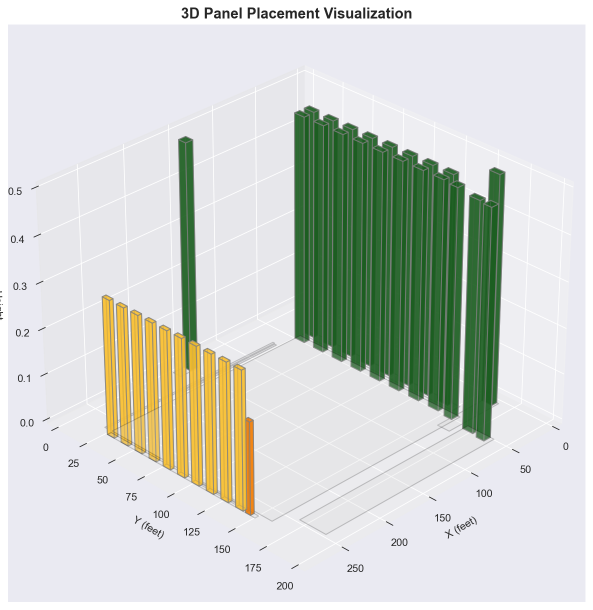
#> input picture data/output/Luna_3d.png, 1186 x 1219 px (shown at 1/2 size); its folder holds only this picture in this run
$ python main_cassette.py data/output/Luna_3d.png
#> lines starting #> are read from the running program, lines starting #| are printed output that depends on the picture; after the words box and inside, x2 and y2 are one past the last pixel; in counts of white or black regions, pixels touching at a corner belong together
### perimeter_tracer.py
"""
Perimeter Tracer System
========================
Main system for sequential perimeter tracing of floor plans.
"""

import cv2
import numpy as np
from pathlib import Path
from typing import Dict, Optional, Tuple, List
import logging
import json
import math

# Import all modules
from corner_detector import CornerDetector
from dimension_sequence_extractor import DimensionSequenceExtractor
from direction_tracker import DirectionTracker
from polygon_builder import PolygonBuilder
from closure_validator import ClosureValidator
from error_corrector import ErrorCorrector, CorrectionMethod
from area_calculator import AreaCalculator

logger = logging.getLogger(__name__)


class PerimeterTracer:
    """Main system for floor plan perimeter tracing."""

    def __init__(self):
        """Initialize perimeter tracer with all components."""
        self.corner_detector = CornerDetector()
        self.dimension_extractor = DimensionSequenceExtractor()
        self.direction_tracker = DirectionTracker()
        self.polygon_builder = PolygonBuilder()
        self.closure_validator = ClosureValidator()
        self.error_corrector = ErrorCorrector(CorrectionMethod.BOWDITCH)
        self.area_calculator = AreaCalculator()

        self.image = None
        self.results = {}

    def trace_perimeter(self, image_path: str) -> Dict:
        """
        Complete perimeter tracing pipeline.

        Args:
            image_path: Path to floor plan image

        Returns:
            Dictionary with complete tracing results
        """
        logger.info(f"Starting perimeter tracing for: {image_path}")

        try:
            # Phase 1: Initialization
            phase1 = self._phase1_initialization(image_path)
            if not phase1['success']:
                return {'success': False, 'error': 'Initialization failed', 'phase': 1}

            # Phase 2: Starting Point
            phase2 = self._phase2_starting_point()
            if not phase2['success']:
                return {'success': False, 'error': 'Starting point detection failed', 'phase': 2}

            # Phase 3: Sequential Extraction
            phase3 = self._phase3_sequential_extraction(phase2['starting_corner'])
            if not phase3['success']:
                return {'success': False, 'error': 'Dimension extraction failed', 'phase': 3}

            # Phase 4: Polygon Construction
            phase4 = self._phase4_polygon_construction(phase3['dimensions'])
            if not phase4['success']:
                return {'success': False, 'error': 'Polygon construction failed', 'phase': 4}

            # Phase 5: Validation & Correction
            phase5 = self._phase5_validation_correction(phase4['polygon'])
            if not phase5['success']:
                logger.warning("Validation failed, attempting correction")

            # Phase 6: Output Generation
            phase6 = self._phase6_output_generation(phase5['polygon'])

            # Compile results
            results = {
                'success': True,
                'image_path': image_path,
                'polygon': phase5['polygon'],
                'areas': phase6['areas'],
                'validation': phase5['validation'],
                'metadata': {
                    'starting_corner': phase2['starting_corner'],
                    'dimensions_extracted': len(phase3['dimensions']),
                    'vertices': len(phase5['polygon'].vertices),
                    'closure_error': phase5['validation'].get('geometric_closure', {}).get('error_feet', 0),
                    'confidence': phase6.get('confidence', 0)
                }
            }

            self.results = results
            logger.info("Perimeter tracing complete")

            return results

        except Exception as e:
            logger.error(f"Perimeter tracing failed: {e}")
            return {'success': False, 'error': str(e)}

    def _phase1_initialization(self, image_path: str) -> Dict:
        """
        Phase 1: Load image and perform initial detection.

        Args:
            image_path: Path to floor plan image

        Returns:
            Phase 1 results
        """
#> called with image_path = 'data/output/Luna_3d.png'
        logger.info("Phase 1: Initialization")

        # Load image
        self.image = cv2.imread(image_path)
#> self.image is the input picture: shape (1219, 1186, 3); mean B, G, R 205.5, 212.8, 207.5
        if self.image is None:
            return {'success': False, 'error': 'Failed to load image'}

        # Detect color regions
        hsv = cv2.cvtColor(self.image, cv2.COLOR_BGR2HSV)
#> hsv: shape (1219, 1186, 3); mean H, S, V 96.4, 29.8, 218.9

        # Green mask for indoor areas
        lower_green = np.array([35, 30, 30])
        upper_green = np.array([85, 255, 255])
        green_mask = cv2.inRange(hsv, lower_green, upper_green)
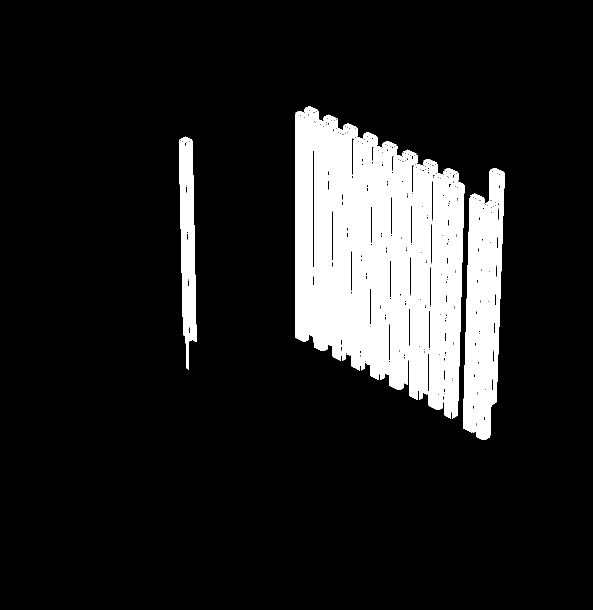
#> green_mask: shape (1219, 1186) (shown at 1/2 size); 12.6% white; 22 white regions (6 under 20 px), largest, box (x1, y1, x2, y2) and area: (665, 239, 833, 780) 65973, (590, 212, 675, 702) 31723, (857, 328, 929, 837) 26694

        # Identify legend/scale
        legend_info = self._detect_legend()

        # Locate dimension lines
        dimension_lines = self._detect_dimension_lines()

        return {
            'success': True,
            'image_shape': self.image.shape,
            'green_area_pixels': np.sum(green_mask > 0),
            'legend': legend_info,
            'dimension_lines_count': len(dimension_lines)
        }

    def _phase2_starting_point(self) -> Dict:
        """
        Phase 2: Find optimal starting corner and set initial bearing.

        Returns:
            Phase 2 results
        """
        logger.info("Phase 2: Starting point determination")

        # Find optimal corner
        starting_corner = self.corner_detector.detect_starting_corner(self.image)

        # Determine initial bearing based on corner type
        corner_bearings = {
            'NW': 0,    # Start going East
            'NE': 180,  # Start going West
            'SE': 180,  # Start going West
            'SW': 0     # Start going East
        }

        corner_str = str(starting_corner['type']).split('.')[-1] if hasattr(starting_corner['type'], 'value') else 'NW'
        initial_bearing = corner_bearings.get(corner_str[:2], 0)

        # Initialize direction tracker
        self.direction_tracker.initialize(self.image, initial_bearing)

        # Set coordinate origin
        self.polygon_builder = PolygonBuilder(origin=(0, 0))

        return {
            'success': True,
            'starting_corner': starting_corner,
            'initial_bearing': initial_bearing
        }

    def _phase3_sequential_extraction(self, starting_corner: Dict) -> Dict:
        """
        Phase 3: Extract dimensions sequentially around perimeter.

        Args:
            starting_corner: Starting corner information

        Returns:
            Phase 3 results
        """
        logger.info("Phase 3: Sequential dimension extraction")

        # Extract perimeter dimensions
        perimeter_dims = self.dimension_extractor.extract_perimeter_dimensions(
            self.image, starting_corner
        )

        # Flatten dimensions into sequential list
        dimensions = []
        for edge_dir, edge_dims in perimeter_dims.items():
            for dim in edge_dims:
                dimensions.append({
                    'length': dim.total_feet,
                    'text': dim.text,
                    'edge': edge_dir,
                    'confidence': dim.confidence,
                    'room_label': dim.room_label
                })

        # Handle complex features
        dimensions = self._handle_complex_features(dimensions)

        return {
            'success': len(dimensions) > 0,
            'dimensions': dimensions,
            'perimeter_dims': perimeter_dims
        }

    # [100 lines left out: functions _phase4_polygon_construction, _phase5_validation_correction, _phase6_output_generation, not called in this run]

    def _detect_legend(self) -> Dict:
        """Detect legend box in image."""
        # Simplified legend detection
        height, width = self.image.shape[:2]
        bottom_region = self.image[int(height * 0.8):, :]
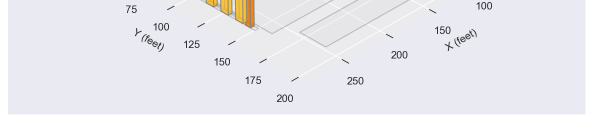
#> bottom_region: shape (244, 1186, 3) (shown at 1/2 size); mean B, G, R 238.7, 233.2, 233.7

        # Look for white/light regions
        gray = cv2.cvtColor(bottom_region, cv2.COLOR_BGR2GRAY)
        _, binary = cv2.threshold(gray, 200, 255, cv2.THRESH_BINARY)
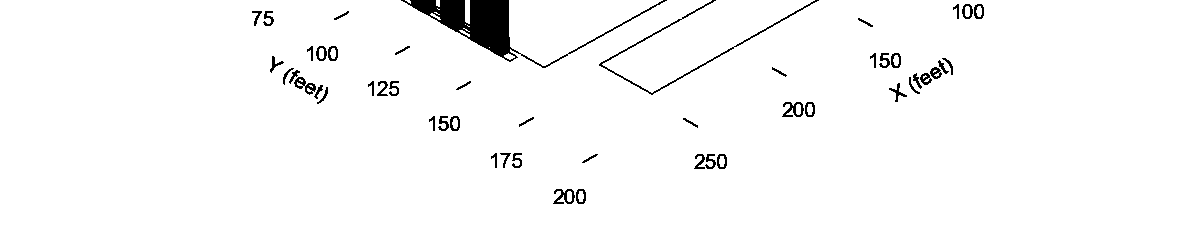
#> binary: shape (244, 1186); 97.5% white; 50 black regions

        # Find contours
        contours, _ = cv2.findContours(binary, cv2.RETR_EXTERNAL, cv2.CHAIN_APPROX_SIMPLE)
#> contours = 13 contours, 10 with area under 20; largest, box (x1, y1, x2, y2) and area: (0, 0, 1186, 244) 283828, (465, 0, 470, 24) 89, (504, 53, 515, 60) 32

        if contours:
            largest = max(contours, key=cv2.contourArea)
#> largest = contour of 511 points, box (x1, y1, x2, y2) (0, 0, 1186, 244), area 283828
            x, y, w, h = cv2.boundingRect(largest)
#> x = 0; y = 0; w = 1186; h = 244
#> in _phase1_initialization, `legend_info = self._detect_legend()`: legend_info = {'found': True, 'position': (0, 975), 'size': (1186, 244)}

            return {
                'found': True,
                'position': (x, y + int(height * 0.8)),
                'size': (w, h)
            }

        return {'found': False}

    def _detect_dimension_lines(self) -> List:
        """Detect dimension lines in image."""
        gray = cv2.cvtColor(self.image, cv2.COLOR_BGR2GRAY)
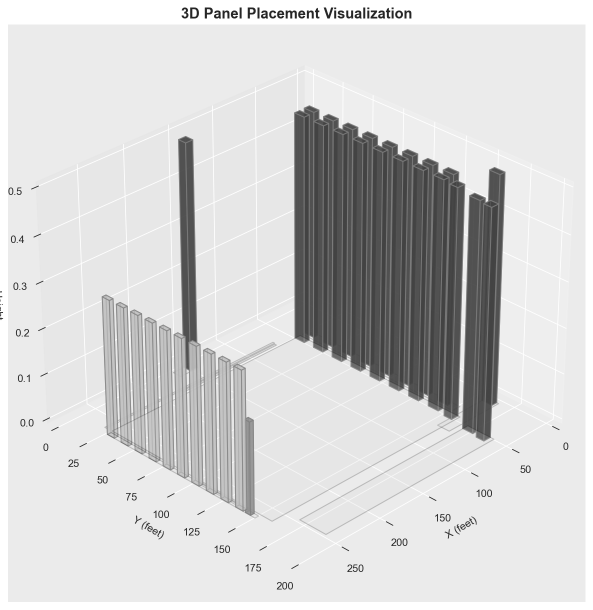
#> gray: shape (1219, 1186) (shown at 1/2 size); min 38, max 255, mean 210.3
        edges = cv2.Canny(gray, 50, 150)
#> edges: shape (1219, 1186); 5.6% white in thin lines or dots

        lines = cv2.HoughLinesP(edges, 1, np.pi/180, 100,
                                minLineLength=50, maxLineGap=10)
#> lines = 372 rows, first 6: [617, 681, 617, 211], [609, 685, 609, 214], [966, 892, 983, 400], [607, 685, 607, 215], [973, 741, 984, 400], [261, 668, 269, 901]
#> (the rest of the program and of its run is left out)
